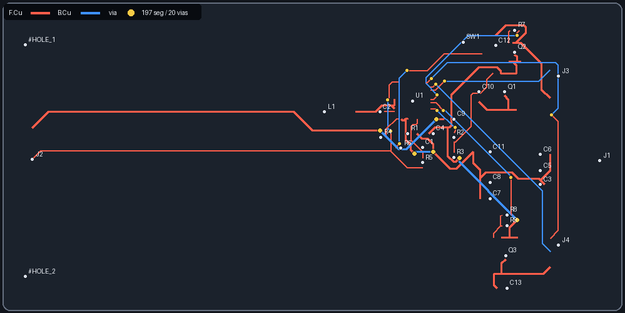
#> input picture results/nodiff/baseline/routing.png, 625 x 313 px, shrunk from 999 x 500 before the run
$ python compose_previews.py
#> lines starting #> are read from the running program, lines starting #| are printed output that depends on the picture
from pathlib import Path

from PIL import Image, ImageDraw, ImageFont

ROOT = Path(__file__).resolve().parents[1]
items = [
    ("Exact-width one-shot baseline: 14/27", ROOT / "results/nodiff/baseline/routing.png"),
    ("Block local-first: 9/27", ROOT / "results/nodiff/block-local-first/routing.png"),
    ("Skeleton-first before timed-out repair: 12/27", ROOT / "results/nodiff/skeleton-first-repair/routing.png"),
]

images = [(label, Image.open(path).convert("RGB")) for label, path in items]
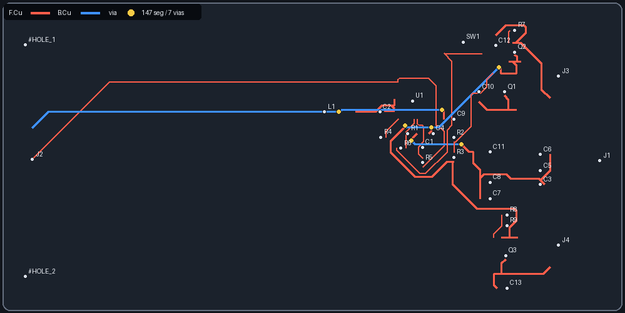
#> input picture results/nodiff/block-local-first/routing.png, 625 x 313 px, shrunk from 999 x 500 before the run
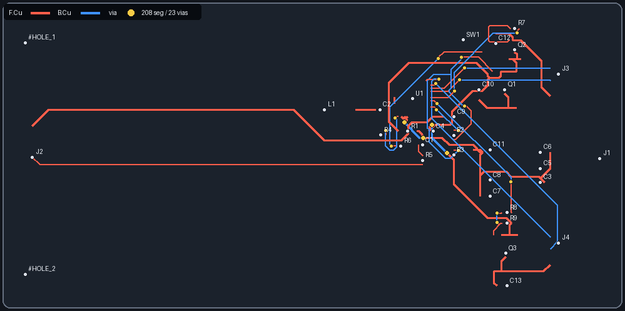
#> input picture results/nodiff/skeleton-first-repair/routing.png, 625 x 311 px, shrunk from 999 x 497 before the run
#> images = 3 items
width = max(image.width for _, image in images)
#> width = 625
label_height = 34
height = sum(image.height + label_height for _, image in images)
#> height = 1039
canvas = Image.new("RGB", (width, height), "#0b0e13")
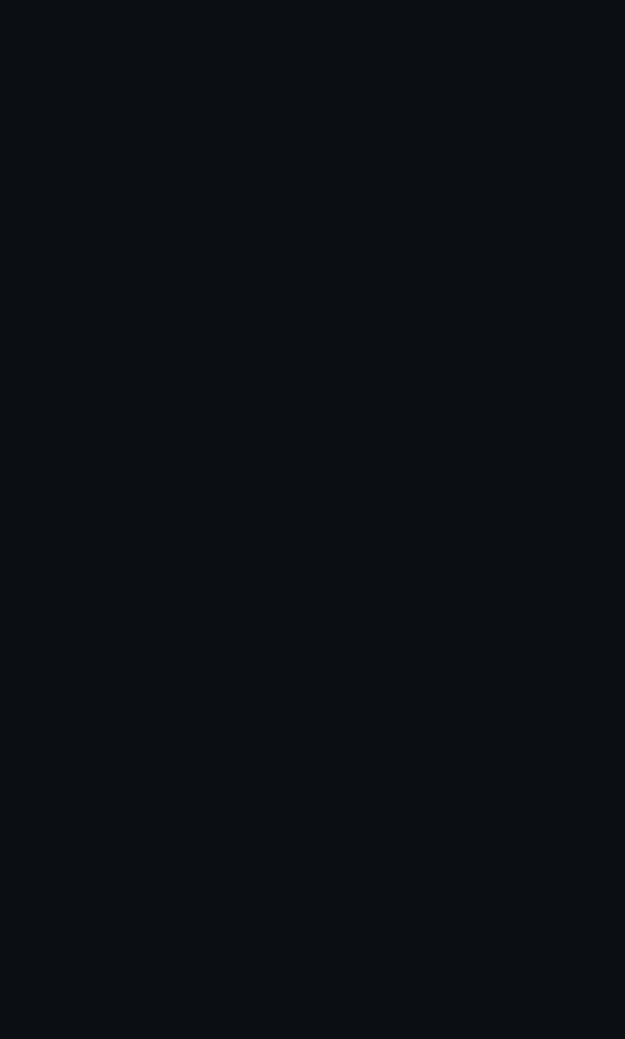
#> canvas: PIL image 625x1039 RGB; mean R, G, B 11, 14, 19
draw = ImageDraw.Draw(canvas)
font = ImageFont.load_default(size=18)

y = 0
for label, image in images:
    draw.rectangle((0, y, width, y + label_height), fill="#0b0e13")
    draw.text((12, y + label_height / 2), label, fill="#f0f3f8", font=font, anchor="lm")
    y += label_height
    canvas.paste(image, (0, y))
    y += image.height
#> this loop made 3 passes
#> (label, y) on passes 1 to 2: ('Exact-width one-shot baseline: 14/27', 347), ('Block local-first: 9/27', 694)
#> y on pass 3: 1039
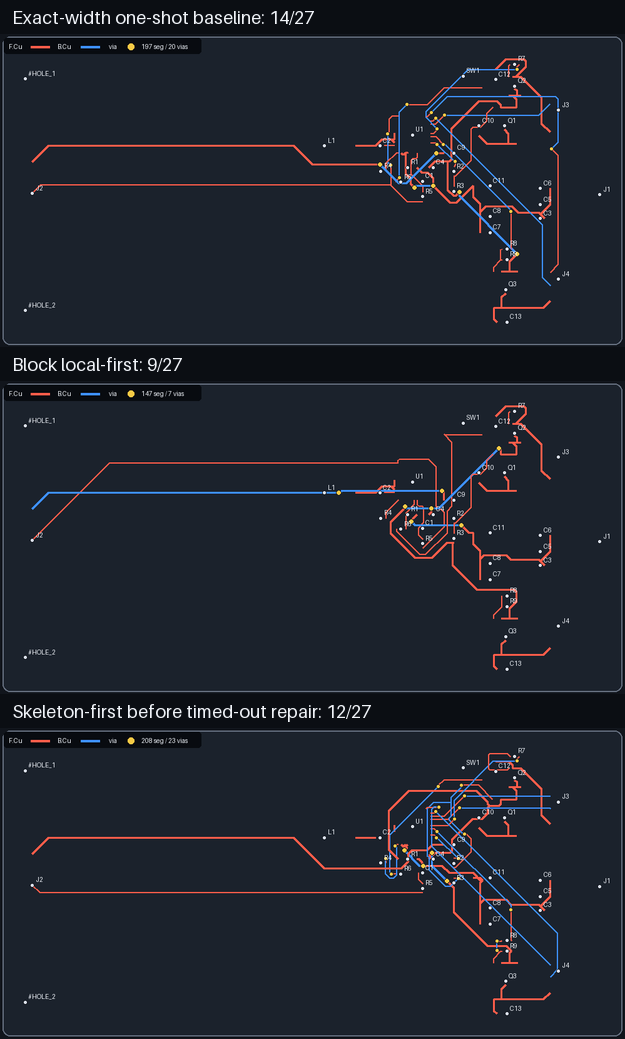
#> canvas: PIL image 625x1039 RGB; mean R, G, B 31.4, 35.9, 45.3
#> after the loop, y = 1039

output = ROOT / "results/nodiff-comparison.png"
canvas.save(output)
print(output)
